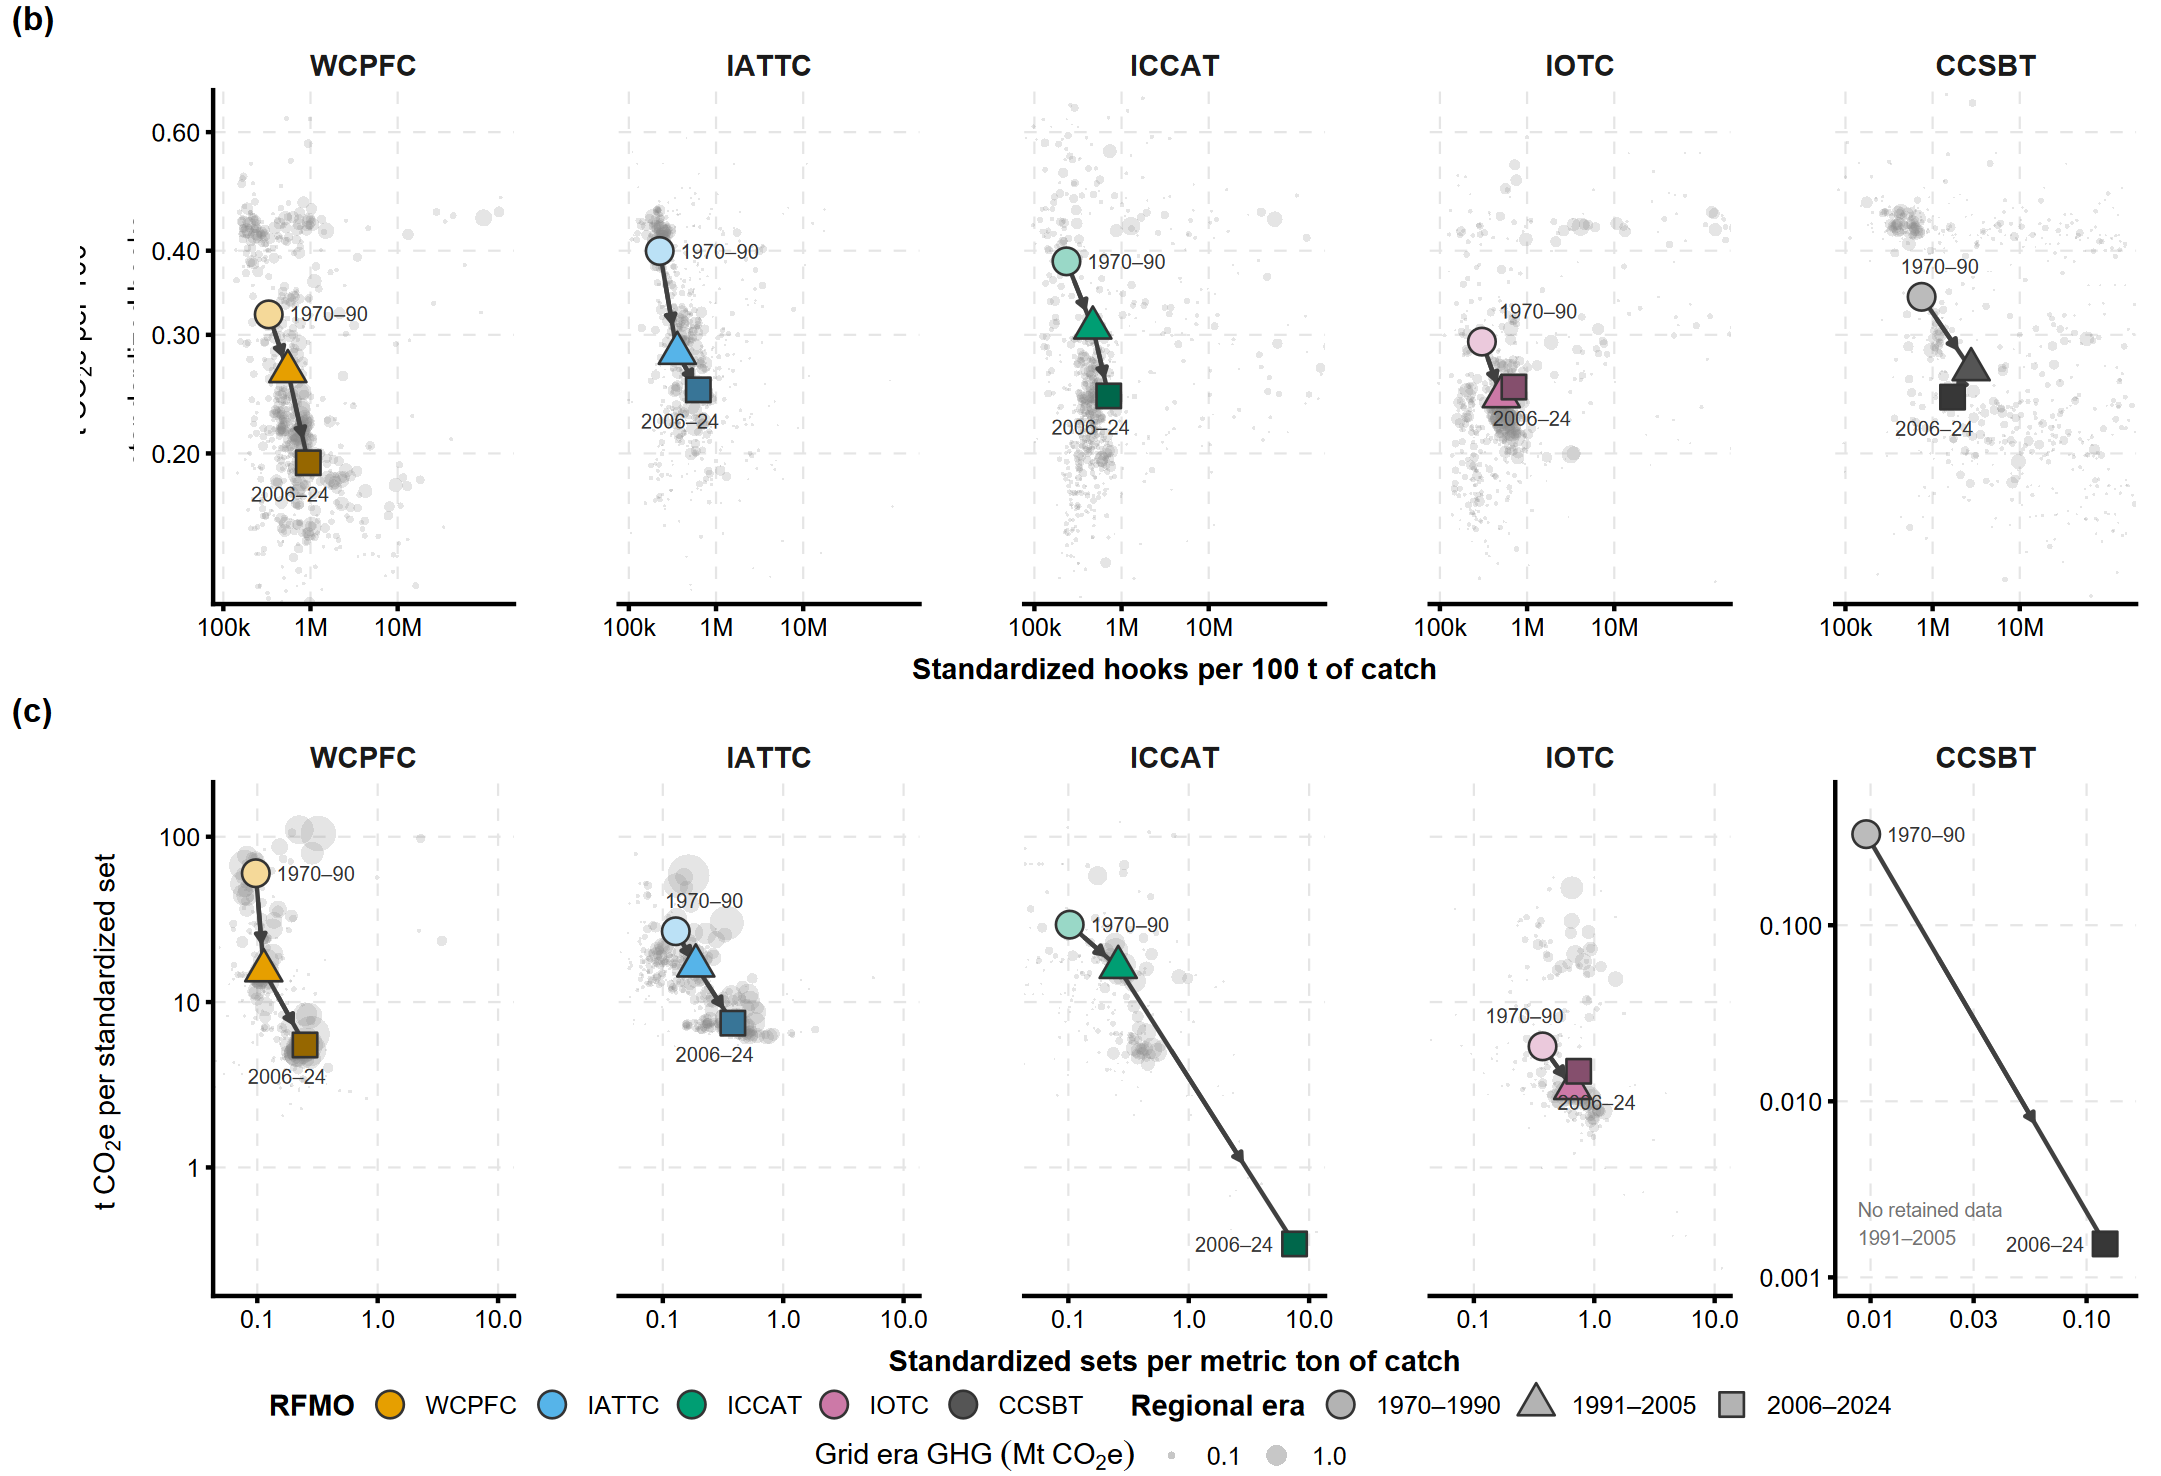

Reproduce this figure in R.
# Preview alternative: grid-era background bubbles and RFMO ratios of totals.
# Sourced by Fig3_Phase_Decoupling.r with bc-era or era-background.
cat("Building era-background Panels (b) and (c)...\n")
era_levels <- c("1970-1990","1991-2005","2006-2025")
era_labels <- c("1970\u20131990","1991\u20132005","2006\u20132024")
era_files <- c("Fig3_PanelB_Era_Grid_Factors.csv","Fig3_PanelC_Era_Grid_Factors.csv",
               "Fig3_PanelB_Era_Regional_Factors.csv","Fig3_PanelC_Era_Regional_Factors.csv")
stopifnot(all(file.exists(era_files)))
source("Fig3_Input_Provenance.r")
verify_fig3_source("Fig3_PanelBC_Era_Audit.json")
bg <- bind_rows(read.csv(era_files[1]),read.csv(era_files[2]))
fg <- bind_rows(read.csv(era_files[3]),read.csv(era_files[4]))
for(d in list(bg,fg)) {
  s <- ifelse(d$Gear=="LL",100,1)
  stopifnot(all(d$Xm>0),all(d$Ym>0),all(d$GHG>0),
    max(abs(d$Xm*d$Ym/s^2/d$CEI-1))<1e-10,
    max(abs(d$Xm/(s*d$Sum_Corrected_Effort/d$Sum_Catch)-1))<1e-10,
    max(abs(d$Ym/(s*d$Sum_GHG/d$Sum_Corrected_Effort)-1))<1e-10)
}
stopifnot(!anyDuplicated(bg[c("Gear","Organization","Era","lon","lat")]),
          !anyDuplicated(fg[c("Gear","Organization","Era")]))
totals <- bg %>% group_by(Gear,Organization,Era) %>%
  summarise(across(c(Sum_Catch,Sum_Corrected_Effort,Sum_GHG),sum),.groups="drop")
checked <- inner_join(fg,totals,by=c("Gear","Organization","Era"),suffix=c("","_grid"))
stopifnot(nrow(checked)==nrow(fg))
for(col in c("Sum_Catch","Sum_Corrected_Effort","Sum_GHG"))
  stopifnot(max(abs(checked[[col]]/checked[[paste0(col,"_grid")]]-1))<1e-10)
bg$Organization <- factor(bg$Organization,levels=names(org_cb_cols))
fg$Organization <- factor(fg$Organization,levels=names(org_cb_cols))
bg$Era <- factor(bg$Era,levels=era_levels,ordered=TRUE)
fg$Era <- factor(fg$Era,levels=era_levels,ordered=TRUE)
fg <- fg[order(fg$Gear,fg$Organization,fg$Era),]

era_fill <- unlist(lapply(org_cb_cols,function(hex) {
  base <- as.numeric(col2rgb(hex))/255
  light <- rgb(base[1]*.4+.6,base[2]*.4+.6,base[3]*.4+.6)
  dark <- rgb(base[1]*.65,base[2]*.65,base[3]*.65)
  c(light,hex,dark)
}))
names(era_fill) <- unlist(lapply(names(org_cb_cols),function(o) paste(o,era_levels,sep="_")))
bg_size_limits <- c(0,max(bg$GHG))
view_records <- list()

# A central display keeps low-catch ratio tails from flattening the regional
# paths. Limits use GHG weights, include EVERY foreground point, and only crop
# the view. Complete grid data still enter both sums and exported CSVs.
weighted_quantile <- function(x,w,p) {
  idx <- order(x)
  approx(c(0,cumsum(w[idx])/sum(w)),c(x[idx[1]],x[idx]),xout=p,rule=2)$y
}
factor_view <- function(d,f,key) {
  bounds <- lapply(c("Xm","Ym"),function(col) {
    r <- if(nrow(d)>10) weighted_quantile(log10(d[[col]]),d$GHG,c(.025,.975)) else range(log10(d[[col]]))
    r <- range(c(r,log10(f[[col]])))
    padding <- max(diff(r)*.07,.08)
    10^(r+c(-padding,padding))
  })
  # Focus the LL display on regional trajectories; all regional points and
  # every source grid still enter the calculations and preserved input tables.
  if(key=="LL") bounds[[2]][2] <- min(bounds[[2]][2],max(f$Ym)*1.6)
  stopifnot(all(f$Ym>=bounds[[2]][1]),all(f$Ym<=bounds[[2]][2]))
  outside <- d$Xm<bounds[[1]][1] | d$Xm>bounds[[1]][2] |
             d$Ym<bounds[[2]][1] | d$Ym>bounds[[2]][2]
  view_records[[key]] <<- data.frame(View=key,N_Grid_Era=nrow(d),N_Outside=sum(outside),
    GHG_Outside_pct=100*sum(d$GHG[outside])/sum(d$GHG),
    Xmin=bounds[[1]][1],Xmax=bounds[[1]][2],Ymin=bounds[[2]][1],Ymax=bounds[[2]][2])
  bounds
}

mk_era_row <- function(d,f,xt,yt,tag=NULL,ncol=5,key,legend=FALSE,bounds=NULL) {
  lim <- if(is.null(bounds)) factor_view(d,f,key) else bounds
  ends <- f %>% group_by(Organization) %>% filter(Era==min(Era)|Era==max(Era)) %>% ungroup()
  ends$Period_Label <- c("1970\u201390","1991\u201305","2006\u201324")[match(ends$Era,era_levels)]
  arrows <- f %>% group_by(Organization) %>% mutate(NextX=lead(Xm),NextY=lead(Ym)) %>%
    filter(!is.na(NextX)) %>% ungroup() %>% mutate(
      Xstart=10^(.7*log10(Xm)+.3*log10(NextX)),Xend=10^(.3*log10(Xm)+.7*log10(NextX)),
      Ystart=10^(.7*log10(Ym)+.3*log10(NextY)),Yend=10^(.3*log10(Ym)+.7*log10(NextY)))
  # All periods remain in the shape legend even for the sparse CCSBT facet.
  p <- ggplot()+
    geom_point(data=d,aes(Xm,Ym,size=GHG),shape=16,colour="grey55",alpha=.22)+
    geom_path(data=f,aes(Xm,Ym,group=Organization),colour="grey25",linewidth=.5)+
    geom_segment(data=arrows,aes(x=Xstart,y=Ystart,xend=Xend,yend=Yend),colour="grey25",linewidth=.5,
      arrow=arrow(length=unit(.08,"cm"),type="closed"))+
    geom_point(data=f,aes(Xm,Ym,shape=Era,fill=interaction(Organization,Era,sep="_")),
      size=2.8,colour="grey20",stroke=.45,show.legend=c(shape=TRUE,fill=TRUE,size=FALSE))+
    geom_text_repel(data=ends,aes(Xm,Ym,label=Period_Label),size=1.7,family="sans",
      colour="grey20",seed=42,max.overlaps=Inf,box.padding=.3,point.padding=.35,
      min.segment.length=.1,segment.size=.25,show.legend=FALSE)+
    scale_size_area(name=expression(Grid~era~GHG~(Mt~CO[2]*e)),limits=bg_size_limits,
      max_size=4.5,breaks=c(.1,1,5),guide=guide_legend(order=3,nrow=1,
      override.aes=list(alpha=.55,shape=16,colour="grey60")))+
    scale_shape_manual(name="Regional era",values=setNames(c(21,24,22),era_levels),
      limits=era_levels,labels=era_labels,drop=FALSE,
      guide=guide_legend(order=2,nrow=1,override.aes=list(fill="grey70",size=2.8)))+
    scale_fill_manual(values=era_fill,limits=names(era_fill),name="RFMO",
      breaks=paste(names(org_cb_cols),"1991-2005",sep="_"),labels=names(org_cb_cols),
      guide=guide_legend(order=1,nrow=1,
        override.aes=list(fill=unname(org_cb_cols),shape=21,size=2.8)))+
    (if(key=="LL") scale_x_log10(breaks=c(1e5,1e6,1e7),labels=c("100k","1M","10M"))
      else scale_x_log10(labels=comma_format()))+
    (if(key=="LL") scale_y_log10(breaks=c(.1,.2,.3,.4,.6),labels=comma_format()) else scale_y_log10(labels=comma_format()))+
    coord_cartesian(xlim=lim[[1]],ylim=lim[[2]])+
    facet_wrap(~Organization,ncol=ncol)+labs(tag=tag,x=xt,y=yt)+theme_pub+
    theme(legend.position=if(legend)"bottom" else "none",legend.box="vertical",
      legend.spacing.y=unit(1,"pt"),plot.margin=margin(4,2,1,2,unit="pt"))
  if(key=="PS_CCSBT") p <- p+annotate("text",x=lim[[1]][1]*1.1,y=lim[[2]][1]*1.9,
    label="No retained data\n1991\u20132005",hjust=0,size=1.65,colour="grey45",family="sans")
  p
}
p_b <- mk_era_row(bg[bg$Gear=="LL",],fg[fg$Gear=="LL",],
  "Standardized hooks per 100 t of catch",expression(t~CO[2]*e~per~100~standardized~hooks),
  "(b)",key="LL")
p_c_main <- mk_era_row(bg[bg$Gear=="PS" & bg$Organization!="CCSBT",],
  fg[fg$Gear=="PS" & fg$Organization!="CCSBT",],"Standardized sets per metric ton of catch",
  expression(t~CO[2]*e~per~standardized~set),"(c)",ncol=4,key="PS",legend=TRUE)
p_c_ccsbt <- mk_era_row(bg[bg$Gear=="PS" & bg$Organization=="CCSBT",],
  fg[fg$Gear=="PS" & fg$Organization=="CCSBT",],"Standardized sets per metric ton of catch",NULL,ncol=1,key="PS_CCSBT")
# Collect identical x titles across the four main facets AND the CCSBT facet.
# Give the shared guides the same full width instead of attaching them to only
# the four left-hand facets.
p_c_body <- (p_c_main+theme(legend.position="none")) + p_c_ccsbt +
  plot_layout(widths=c(4,1),axis_titles="collect_x") &
  theme(axis.title.x=element_text(hjust=.5))
p_c <- shared_horizontal_legend(p_c_body,p_c_main,174,"Fig3c")
bc_caption <- NULL
preview <- (p_b/p_c)+plot_layout(heights=c(1,1))
for(gear in c("LL","PS")) {
  letter <- if(gear=="LL")"B" else "C"
  write.csv(bg[bg$Gear==gear,],paste0("Fig3_Panel",letter,"_Era_Grid_Factors.csv"),row.names=FALSE)
  write.csv(fg[fg$Gear==gear,],paste0("Fig3_Panel",letter,"_Era_Regional_Factors.csv"),row.names=FALSE)
}
write.csv(bind_rows(view_records),"Fig3_PanelBC_Era_Display_Coverage.csv",row.names=FALSE)
ggsave("Fig3_PanelBC_Era_Background.png",preview,width=183,height=125,units="mm",dpi=300,
       device=grDevices::png,type="cairo",bg="white")
ggsave("Fig3_PanelBC_Era_Background.pdf",preview,width=183,height=125,units="mm",device=cairo_pdf,bg="white")
cat("  Era-background preview complete.\n")
